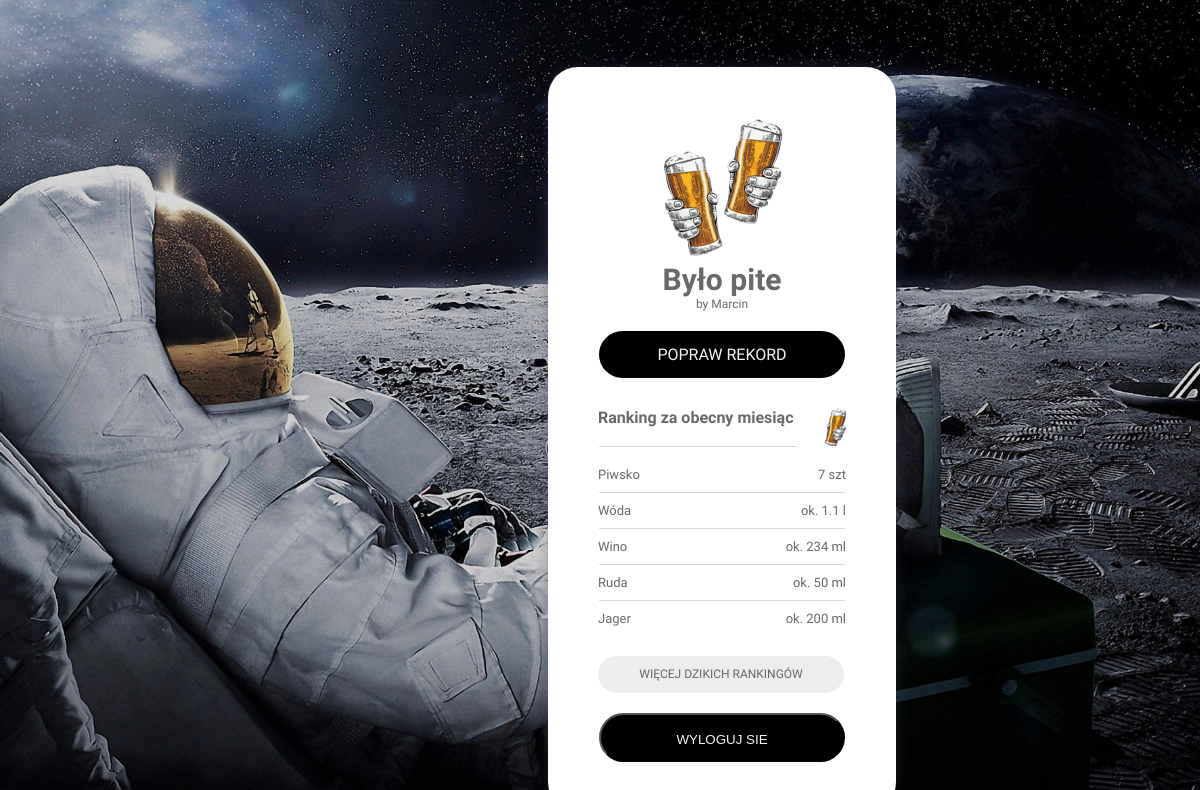
The app's page /main_page.php (signed in), older data.
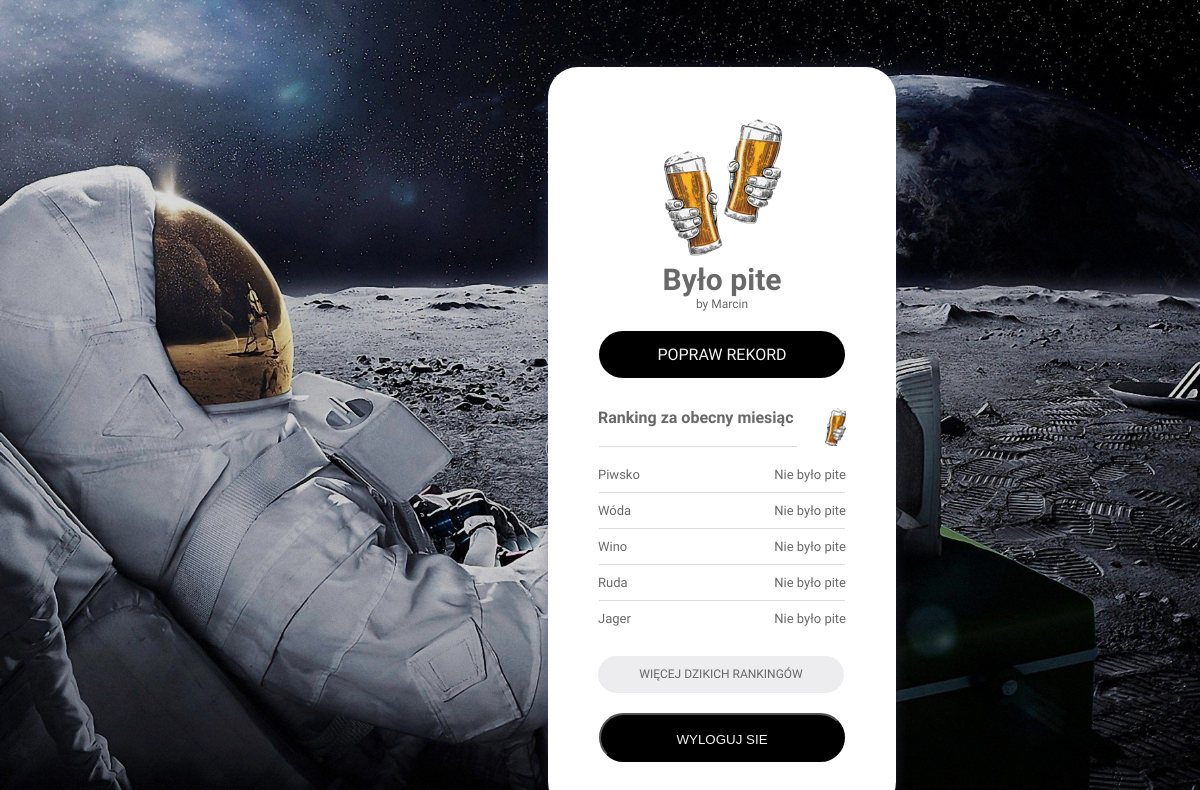
The same page, newer data.
### tables this page shows
CREATE TABLE `rekord` (
  `id` int(11) NOT NULL,
  `alcohol_id` int(10) NOT NULL,
  `created_on` date NOT NULL DEFAULT current_timestamp(),
  `quantity` int(10) NOT NULL,
  `gramatura` int(11) NOT NULL,
  `user_id` int(20) NOT NULL
);

CREATE TABLE `gramatura` (
  `id` int(11) NOT NULL,
  `name` varchar(12) NOT NULL
);

### helpers.php (called while the page is built, shortened)
<?php
function rrr($db, $suma, $id)
{
    if ($suma != 0) {
        if (is_numeric($suma) && $suma > 1000) {
            $name = 'ok. ' . round($suma / 1000, 1) . ' l';
        } else {
            $query = "SELECT * FROM gramatura WHERE id = $id";
            $result = $db->query($query)->fetch_assoc();
            $name = 'ok. ' . $suma . ' ' . $result['name'];
        }
    } else {
        $name = 'Nie było pite';
    }
    return $name;
}

### main_page.php (the view, shortened to what this page needs)
<?php
if ($_SESSION['logged'] === true) {
    require_once 'helpers.php';
    require_once 'connect.php';
    $db = new mysqli($host, $db_user, $db_password, $db_name);
    $query = "SELECT * FROM rekord WHERE user_id = {$_SESSION['userId']}";
    $rekordy = $db->query($query)->fetch_all();
    $gramaturaJaboli = '';
    $gramaturaWodki = '';
    $gramaturaRudej = '';
    $gramaturaJagera = '';
    $sumaPiwa = 0;
    $sumaWodki = 0;
    $sumaJaboli = 0;
    $sumaRudej = 0;
    $sumaJagera = 0;
    foreach ($rekordy as $rekord) {
        switch ($rekord[1]) {
            case '1':
                $sumaPiwa += (int)$rekord[3];
                break;
            case '2':
                $sumaWodki += (int)$rekord[3];
                $gramaturaWodki = $rekord[4];
                break;
            case '3':
                $sumaJaboli += (int)$rekord[3];
                $gramaturaJaboli = $rekord[4];
                break;
            case '4':
                $sumaRudej += (int)$rekord[3];
                $gramaturaRudej = $rekord[4];
                break;
            case '5':
                $sumaJagera += (int)$rekord[3];
                $gramaturaJagera = $rekord[4];
        }
    }
    $gramaturaJaboli = rrr($db, $sumaJaboli, $gramaturaJaboli);
    $gramaturaRudej = rrr($db, $sumaRudej, $gramaturaRudej);
    $gramaturaWodki = rrr($db, $sumaWodki, $gramaturaWodki);
    $gramaturaJagera = rrr($db, $sumaJagera, $gramaturaJagera);
    if ($sumaPiwa != 0) {
        $sumaPiwa = $sumaPiwa . ' szt';
    } else {
        $sumaPiwa = 'Nie było pite';
    }
} else {
    header('location: index.php');
}
?>
<!doctype html>
<html lang="en">
<head>
    <link rel="stylesheet" type="text/css" href="style.css">
</head>
<body>
<div class="box">
    <div style="text-align: center;">
        <img  src="zdjecia/bp_logo2.png" alt="napraw kod"></a>
    </div>
    <div class="było-pite">Było pite</div>
    <div class="by-marcin">by Marcin</div>
    <a href="popraw_rekord.php" class="popraw-rekord" style="text-decoration: none; height: 47px; width: 246px;">Popraw rekord</a>
    <div class="color mb-20">
        <img src="zdjecia/bp_icon.png" alt="napraw kod" class="quantity">
        <div class="alcohol fb">Ranking za obecny miesiąc</div>
        <div class="stripe percent-80 mt-0"></div>
    </div>
    <div class="" style="font-size: 13px">
        <div class="color">
            <div class="alcohol">Piwsko</div>
            <?php
            echo '<div class="quantity">' . $sumaPiwa . '</div>'
            ?>
            <div class="stripe"></div>
        </div>
        <div class="color">
            <div class="alcohol">Wóda</div>
            <?php
            echo '<div class="quantity">' . $gramaturaWodki . '</div>'
            ?>
            <div class="stripe"></div>
        </div>
        <div class="color">
            <div class="alcohol">Wino</div>
            <?php
            echo '<div class="quantity">' . $gramaturaJaboli . '</div>'
            ?>
            <div class="stripe"></div>
        </div>
        <div class="color">
            <div class="alcohol">Ruda</div>
            <?php
            echo '<div class="quantity">' . $gramaturaRudej . '</div>'
            ?>
            <div class="stripe"></div>
        </div>
        <div class="color">
            <div class="alcohol">Jager</div>
            <?php
            echo '<div class="quantity">' . $gramaturaJagera . '</div>'
            ?>
        </div>
    </div>
        <a href="rankingi.php" class="wiecej-rankingow" style="display: block; text-decoration: none;  width: 246px;">Więcej dzikich rankingów</a>
    <form method="post">
        <button class="popraw-rekord" style="margin-bottom: 0px; width: 246px;" name="logout">wyloguj sie</button>
    </form>
</div>
</body>
</html>

### style.css (style rules this page uses)
body { font-family: 'PT Sans', sans-serif; background-image: url("zdjecia/astronaut_beer.jpg"); background-size: cover; }
.popraw-rekord { width: 244px; height: 49px; margin: 1px 1px 30px; background-color: black; border-radius: 30px; text-align: center; line-height: 47px; color: rgb(242,242,245,255); text-transform: uppercase; display: block; }
.wiecej-rankingow { width: 248px; height: 37px; border-radius: 30px; background-color: rgba(237,237,240,255); margin-top: 30px; text-align: center; margin-bottom: 20px; line-height: 36px; color: rgba(103,103,106,255); text-transform: uppercase; font-size: 12px; }
.box { border-radius: 30px; display: inline-table; padding: 50px; float: right; margin-right: 25%; margin-top: 5%; background-color: white; -webkit-box-shadow: 0 0 20px -8px rgba(66, 68, 90, 1); -moz-box-shadow: 0 0 20px -8px rgba(66, 68, 90, 1); box-shadow: 0 0 20px -8px rgba(66, 68, 90, 1); }
.alcohol { float: left; }
.quantity { float: right; }
.color { color: dimgray; }
.stripe { margin: 10px 1px; border-bottom: 1px solid #dbdbde; }
.było-pite { text-align: center; font-size: 30px; color: dimgray; font-weight: 700; }
.by-marcin { text-align: center; color: dimgray; font-size: 12px; margin-bottom: 20px; }
.percent-80 { width: 80%; }
.mt-0 { margin-top: 0!important; }
.mb-20 { margin-bottom: 20px; }
.fb { font-weight: bold; }

Row changes from the older to the newer data that the page shows:
removed rekord: gramatura "ok. 1.1 l"
removed rekord: gramatura.name "ok. 234 ml"
removed rekord: gramatura.name "ok. 50 ml"
removed rekord: gramatura.name "ok. 200 ml"
Text that changed along with them:
$sumaPiwa: "7 szt" → "Nie było pite"
$gramaturaWodki: (not shown) → "Nie było pite"
$gramaturaJaboli: (not shown) → "Nie było pite"
$gramaturaRudej: (not shown) → "Nie było pite"
$gramaturaJagera: (not shown) → "Nie było pite"
